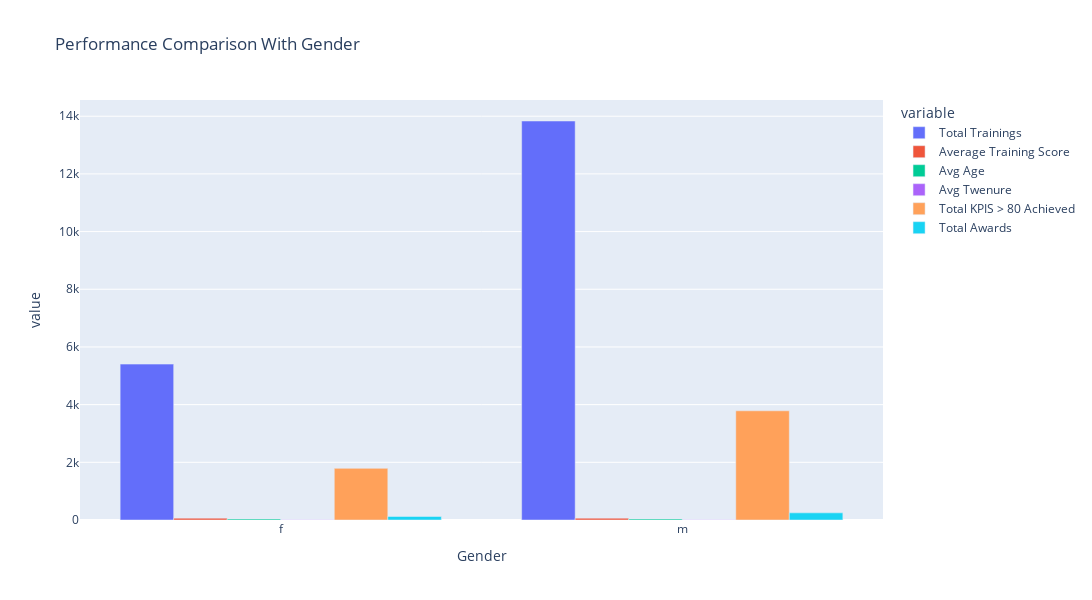

The cell this chart's notebook holds for it:
### Code cell
fig = px.bar(gender, x='Gender',
              y =['Total Trainings', 'Average Training Score', 'Avg Age', 'Avg Twenure', 'Total KPIS > 80 Achieved', 'Total Awards'], 
              title= "Performance Comparison With Gender", 
              barmode='group')
# Update the layout
fig.update_layout(width=1100, height=600, bargap=0.2)
fig.show()

### Figure 1 — Plotly figure (JSON) as saved in the notebook; plotly's stock layout.template omitted (floating-point values rounded to 4 significant figures)
{"data": [{"alignmentgroup": "True", "hovertemplate": "variable=Total Trainings<br>Gender=%{x}<br>value=%{y}<extra></extra>", "legendgroup": "Total Trainings", "marker": {"color": "#636efa", "pattern": {"shape": ""}}, "name": "Total Trainings", "offsetgroup": "Total Trainings", "orientation": "v", "showlegend": true, "textposition": "auto", "type": "bar", "x": ["f", "m"], "xaxis": "x", "y": [5405, 13834], "yaxis": "y"}, {"alignmentgroup": "True", "hovertemplate": "variable=Average Training Score<br>Gender=%{x}<br>value=%{y}<extra></extra>", "legendgroup": "Average Training Score", "marker": {"color": "#EF553B", "pattern": {"shape": ""}}, "name": "Average Training Score", "offsetgroup": "Average Training Score", "orientation": "v", "showlegend": true, "textposition": "auto", "type": "bar", "x": ["f", "m"], "xaxis": "x", "y": [63.77, 63.19], "yaxis": "y"}, {"alignmentgroup": "True", "hovertemplate": "variable=Avg Age<br>Gender=%{x}<br>value=%{y}<extra></extra>", "legendgroup": "Avg Age", "marker": {"color": "#00cc96", "pattern": {"shape": ""}}, "name": "Avg Age", "offsetgroup": "Avg Age", "orientation": "v", "showlegend": true, "textposition": "auto", "type": "bar", "x": ["f", "m"], "xaxis": "x", "y": [35.69, 35.61], "yaxis": "y"}, {"alignmentgroup": "True", "hovertemplate": "variable=Avg Twenure<br>Gender=%{x}<br>value=%{y}<extra></extra>", "legendgroup": "Avg Twenure", "marker": {"color": "#ab63fa", "pattern": {"shape": ""}}, "name": "Avg Twenure", "offsetgroup": "Avg Twenure", "orientation": "v", "showlegend": true, "textposition": "auto", "type": "bar", "x": ["f", "m"], "xaxis": "x", "y": [6.252, 6.261], "yaxis": "y"}, {"alignmentgroup": "True", "hovertemplate": "variable=Total KPIS > 80 Achieved<br>Gender=%{x}<br>value=%{y}<extra></extra>", "legendgroup": "Total KPIS > 80 Achieved", "marker": {"color": "#FFA15A", "pattern": {"shape": ""}}, "name": "Total KPIS > 80 Achieved", "offsetgroup": "Total KPIS > 80 Achieved", "orientation": "v", "showlegend": true, "textposition": "auto", "type": "bar", "x": ["f", "m"], "xaxis": "x", "y": [1790, 3786], "yaxis": "y"}, {"alignmentgroup": "True", "hovertemplate": "variable=Total Awards<br>Gender=%{x}<br>value=%{y}<extra></extra>", "legendgroup": "Total Awards", "marker": {"color": "#19d3f3", "pattern": {"shape": ""}}, "name": "Total Awards", "offsetgroup": "Total Awards", "orientation": "v", "showlegend": true, "textposition": "auto", "type": "bar", "x": ["f", "m"], "xaxis": "x", "y": [121, 248], "yaxis": "y"}], "layout": {"bargap": 0.2, "barmode": "group", "height": 600, "legend": {"title": {"text": "variable"}, "tracegroupgap": 0}, "title": {"text": "Performance Comparison With Gender"}, "width": 1100, "xaxis": {"anchor": "y", "domain": [0, 1], "title": {"text": "Gender"}}, "yaxis": {"anchor": "x", "domain": [0, 1], "title": {"text": "value"}}}}
